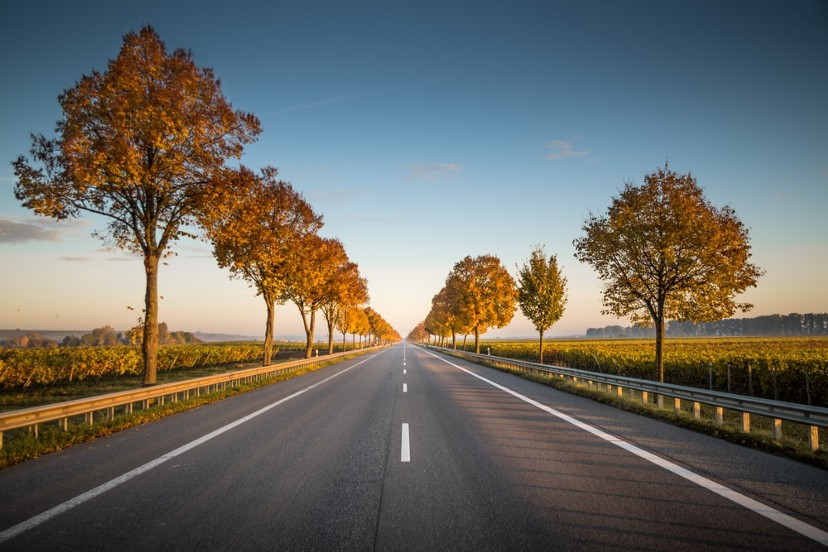
#> input picture 1.jpeg, 828 x 552 px, given in place of the camera
$ python lane.py
#> lines starting #> are read from the running program, lines starting #| are printed output that depends on the picture; after the words box and inside, x2 and y2 are one past the last pixel; in counts of white or black regions, pixels touching at a corner belong together
#> further down, frame is the input picture: shape (552, 828, 3); mean B, G, R 98.8, 105.2, 106.1
import cv2
import numpy as np
#import motors as mot
def findCenter(p1,p2):
    center = ((p1[0] + p2[0]) // 2, (p1[1] + p2[1]) // 2)
    return center
def minmax_centerPoints(tergetList,pos):
    if len(tergetList) > 0:
        maximum = max(tergetList, key = lambda i: i[pos])
        minimum = min(tergetList, key = lambda i: i[pos])
        return [maximum,minimum]
    else:
        return None
global  count
def detectedlane1(imageFrame):
    center1= 0
    center2 = 0
    width,height = 320,240
    pts1 = [[0,240],[320,240],[290,30],[30,30]]
    pts2 = [[0, height], [width, height],
                       [width,0], [0,0]]
    target = np.float32(pts1)
    destination = np.float32(pts2)
    # Apply Perspective Transform Algorithm
    matrix = cv2.getPerspectiveTransform(target, destination)
    result = cv2.warpPerspective(frame, matrix, (width,height))
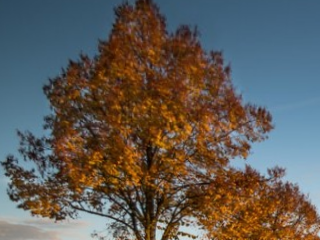
#> result: shape (240, 320, 3); mean B, G, R 86.5, 91.7, 96.2
    cv2.imshow('Result', result)
   # [5 lines of commented-out code are left out]
    gray = cv2.cvtColor(result, cv2.COLOR_BGR2GRAY)
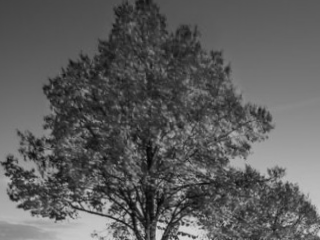
#> gray: shape (240, 320); min 3, max 215, mean 92.5
    threshold = cv2.inRange(gray, 80, 200)      # THRESHOLD IMAGE OF GRAY IMAGE
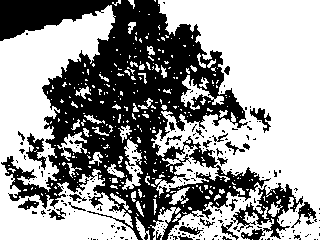
#> threshold: shape (240, 320); 59.7% white; 220 black regions (193 under 20 px), largest, box (x1, y1, x2, y2) and area: (0, 0, 271, 240) 27123, (231, 183, 303, 240) 1374, (26, 133, 47, 170) 302
    edges = cv2.Canny(gray, 1, 100, apertureSize=3)
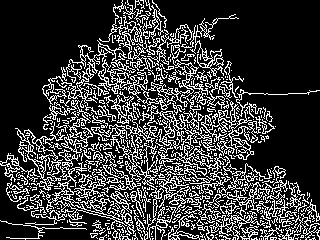
#> edges: shape (240, 320); 22.9% white in thin lines or dots
    mergedImage = cv2.add(threshold,edges)
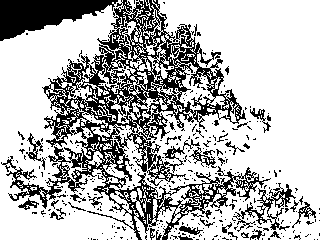
#> mergedImage: shape (240, 320); 71.6% white; 359 black regions (324 under 20 px), largest, box (x1, y1, x2, y2) and area: (1, 0, 271, 240) 15664, (0, 0, 118, 41) 2712, (233, 183, 296, 232) 711
    cv2.imshow('merged', mergedImage)
    # [4 lines of commented-out code are left out]
    firstSquareCenters1 = findCenter((pts2[1][0], pts2[1][1]), (pts2[2][0], pts2[2][1]))
    firstSquareCenters2 = findCenter((pts2[3][0], pts2[3][1]), (pts2[0][0], pts2[0][1]))
  #  print("Centers:", firstSquareCenters1,firstSquareCenters2)
    #cv2.circle (frame, (firstSquareCenters1,firstSquareCenters1),5,(0,0,255),cv2.FILLED)
    cv2.line(result, firstSquareCenters1, firstSquareCenters2, (0, 255, 0), 1)
    mainFrameCenter = findCenter(firstSquareCenters1,firstSquareCenters2)
    lines = cv2.HoughLinesP(mergedImage,1,np.pi/180,10,minLineLength=120,maxLineGap=250)
#> lines = 248 rows, first 6: [41, 239, 319, 6], [0, 141, 319, 119], [0, 234, 319, 178], [0, 66, 319, 88], [0, 188, 319, 165], [0, 135, 319, 113]
    centerPoints = []
    left = []
    right = []
    if lines is not None:
        for line in lines:
            x1,y1,x2,y2 = line[0]
            if 0<=x1 <=width and 0<= x2 <=width :
                center = findCenter((x1,y1),(x2,y2))
                if center[0] < (width//2):
                    center1 = center
                    left.append((x1, y1))
                    left.append((x2,y2))
                else:
                    center2 = center
                    right.append((x1, y1))
                    right.append((x2,y2))
                if center1 !=0 and center2 !=0:
                    centroid1 = findCenter(center1,center2)
                    centerPoints.append(centroid1)
#> this loop made 248 passes
#> (x1, y1, x2, y2, center1, centroid1) on passes 2, 3, 4, 5, 6, 8, 10, 11, 12, 13, 14, 15: (0, 141, 319, 119, (159, 130), (169, 126)), (0, 234, 319, 178, (159, 206), (169, 164)), (0, 66, 319, 88, (159, 77), (169, 99)), (0, 188, 319, 165, (159, 176), (169, 149)), (0, 135, 319, 113, (159, 124), (169, 123)), (0, 64, 305, 0, (152, 32), (170, 124)), (0, 167, 319, 128, (159, 147), (183, 184)), (0, 133, 319, 4, (159, 68), (183, 144)), (0, 174, 319, 152, (159, 163), (183, 192)), (0, 81, 319, 47, (159, 64), (183, 142)), (0, 149, 319, 127, (159, 138), (183, 179)), (0, 50, 203, 0, (101, 25), (154, 123))
#> (x1, y1, x2, y2, center2, centroid1) on passes 7, 9, 24, 30, 32, 35: (57, 239, 319, 193, (188, 216), (173, 170)), (96, 239, 319, 204, (207, 221), (179, 126)), (3, 65, 319, 27, (161, 46), (122, 34)), (42, 239, 319, 180, (180, 209), (169, 178)), (64, 239, 319, 199, (191, 219), (175, 193)), (192, 237, 319, 215, (255, 226), (207, 179))
        centers = minmax_centerPoints(centerPoints,1)
        laneCenters = 0
        mainCenterPosition = 0
        if centers is not None:
            laneframeCenter = findCenter(centers[0],centers[1])
            #print(mainFrameCenter,laneframeCenter)
            mainCenterPosition = mainFrameCenter[0] - laneframeCenter[0]
            cv2.line(result, centers[0], centers[1], [0, 255, 0], 2)
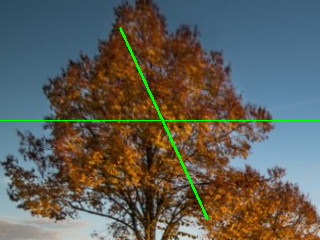
#> result: shape (240, 320, 3); mean B, G, R 86, 93.7, 95.1
            laneCenters = centers
           # print(centers)
        return [laneCenters,result,mainCenterPosition]
frame_counter = 0
if __name__ == '__main__':
    cap = cv2.VideoCapture(0)
    cap.set(cv2.CAP_PROP_FRAME_WIDTH,320) # set the width to 320 p
    cap.set(cv2.CAP_PROP_FRAME_HEIGHT,240) # set the height to 240 p
    count = 0
    speed = 0
    maincenter = 0
    while(cap.isOpened()):
        frame_counter = frame_counter+1
        print(frame_counter)
        ret, frame = cap.read()
        if ret == True:
            # Display the resulting frame
            laneimage1 = detectedlane1(frame)
            if laneimage1 is not None:
                maincenter = laneimage1[2]
                cv2.putText(laneimage1[1],"Pos="+str(maincenter),(10, 30), cv2.FONT_HERSHEY_SIMPLEX, 1.0, (0, 255, 0))
                cv2.imshow('FinalWindow',laneimage1[1])
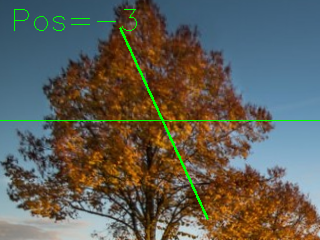
#> window 'FinalWindow': shape (240, 320, 3); mean B, G, R 85.7, 94.2, 94.9
                #print("Position-> "+str(maincenter))
        else:
            cv2.imshow('FinalWindow', frame)
            resizeWindow('FinalWindow',570, 480)
        if maincenter <= 6 and maincenter > -6:
            #mot.frontmiddle()
            speed = 25
        elif maincenter > 6 and frame_counter%10 ==0:
            #mot.frontleft()
            speed = 25
            print("Right")
        elif(frame_counter%10 ==0):
            print("Forward")
            #mot.forward(speed)
        elif maincenter < -6 and frame_counter%10 ==0:
            #mot.frontright()
            speed = 25
            print("left")
        #mot.forward(speed)
       # cv2.imshow('Frame', frame)
        key = cv2.waitKey(1)
#> (key Esc is pressed here)
        if key == 27:
            break
    cap.release()
    cv2.destroyAllWindows()
#> (the run stopped early here; a loop or call above may not have finished)

$ run again, on 2.jpeg
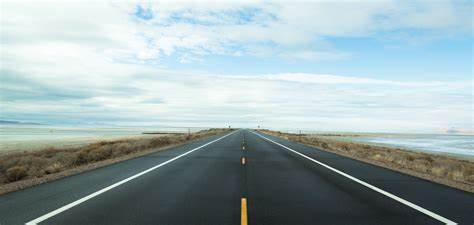
#> input picture 2.jpeg, 474 x 225 px, given in place of the camera
#> frame is the input picture: shape (225, 474, 3); mean B, G, R 174.9, 172.9, 156.1
#> in detectedlane1, `threshold = cv2.inRange(gray, 80, 200)`:
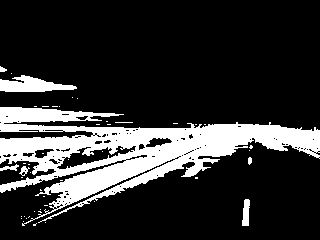
#> threshold: shape (240, 320); 19.6% white; 47 white regions (40 under 20 px), largest, box (x1, y1, x2, y2) and area: (0, 107, 320, 226) 13788, (0, 75, 77, 92) 793, (242, 199, 250, 226) 165
#> edges: shape (240, 320); 8.2% white in thin lines or dots
#> mergedImage: shape (240, 320); 23.6% white; 45 white regions (32 under 20 px), largest, box (x1, y1, x2, y2) and area: (0, 107, 320, 226) 15749, (0, 75, 102, 93) 849, (37, 199, 250, 227) 395
#> lines = 155 rows, first 6: [0, 121, 319, 149], [0, 156, 203, 170], [0, 132, 206, 168], [35, 108, 319, 147], [0, 120, 177, 108], [1, 174, 198, 170]
#> the loop in detectedlane1, `for line in lines:` made 155 passes
#> (x1, y1, x2, y2, center1, centroid1) on passes 5, 6, 7, 8, 9, 10, 11, 13: (0, 120, 177, 108, (88, 114), (132, 120)), (1, 174, 198, 170, (99, 172), (138, 149)), (1, 122, 318, 161, (159, 141), (168, 134)), (0, 182, 278, 226, (139, 204), (158, 165)), (0, 126, 251, 162, (125, 144), (151, 135)), (0, 129, 249, 164, (124, 146), (150, 136)), (0, 124, 251, 159, (125, 141), (151, 134)), (1, 157, 198, 171, (99, 164), (135, 138))
#> `cv2.imshow('FinalWindow',laneimage1[1])`:
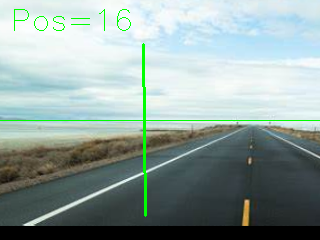
#> window 'FinalWindow': shape (240, 320, 3); mean B, G, R 158.2, 162.1, 144.8

$ run again, on 3.jpg
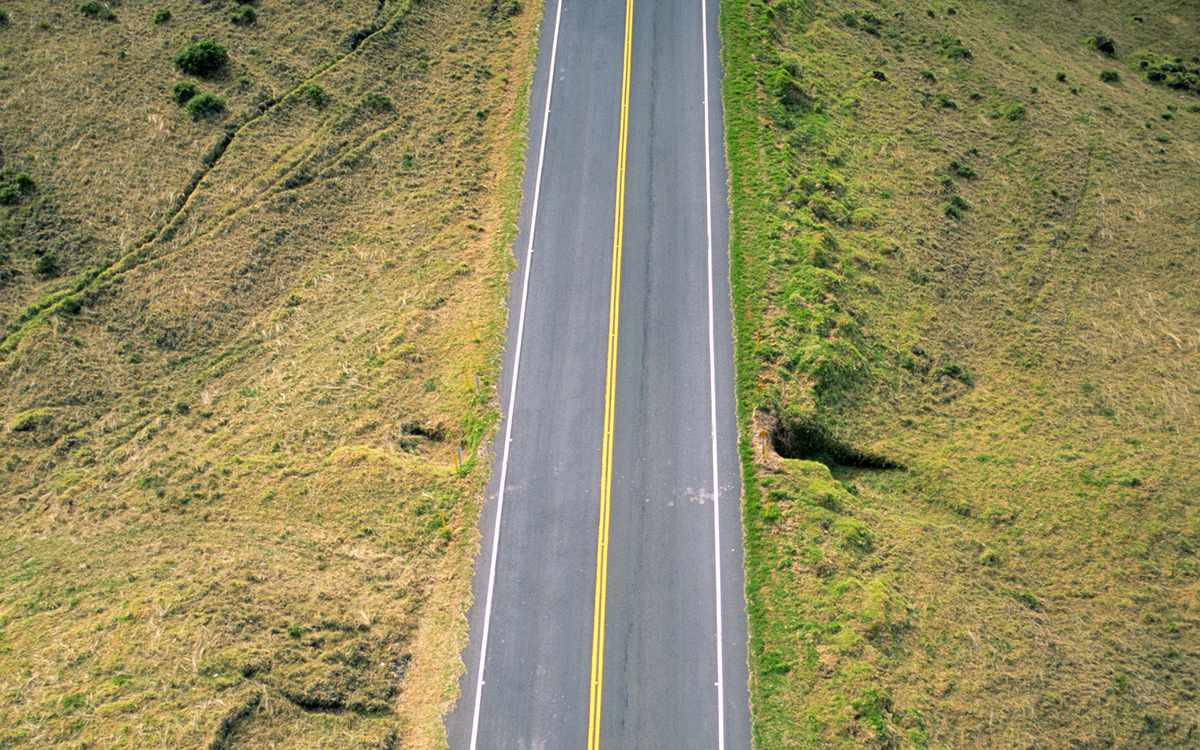
#> input picture 3.jpg, 1200 x 750 px, given in place of the camera
#> frame is the input picture: shape (750, 1200, 3); mean B, G, R 96.6, 138.8, 145.5
#> in detectedlane1, `threshold = cv2.inRange(gray, 80, 200)`:
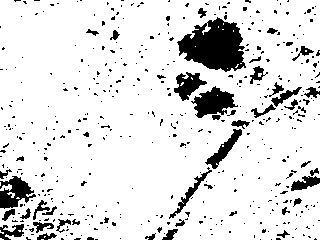
#> threshold: shape (240, 320); 87.6% white; 453 black regions (405 under 20 px), largest, box (x1, y1, x2, y2) and area: (177, 17, 246, 72) 2409, (191, 86, 238, 118) 821, (0, 176, 36, 209) 664
#> edges: shape (240, 320); 36.5% white in thin lines or dots
#> mergedImage: shape (240, 320); 91.2% white; black in thin lines or dots
#> lines = 294 rows, first 6: [0, 222, 319, 52], [0, 190, 244, 0], [0, 57, 316, 239], [0, 208, 319, 16], [1, 194, 300, 0], [90, 0, 319, 160]
#> the loop in detectedlane1, `for line in lines:` made 294 passes
#> (x1, y1, x2, y2, center2, centroid1) on passes 6, 8, 10, 17, 18, 21, 22, 28: (90, 0, 319, 160, (204, 80), (177, 88)), (19, 239, 317, 74, (168, 156), (163, 136)), (10, 0, 318, 177, (164, 88), (138, 90)), (25, 0, 319, 170, (172, 85), (157, 136)), (129, 0, 319, 143, (224, 71), (183, 129)), (2, 0, 319, 205, (160, 102), (153, 139)), (47, 0, 319, 163, (183, 81), (164, 129)), (19, 1, 319, 174, (169, 87), (164, 105))
#> `cv2.imshow('FinalWindow',laneimage1[1])`:
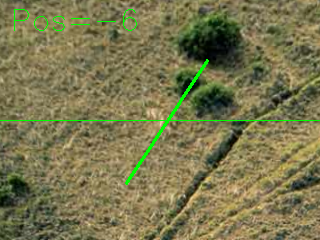
#> window 'FinalWindow': shape (240, 320, 3); mean B, G, R 78.9, 119.1, 122.1

$ run again, on 4.jpg
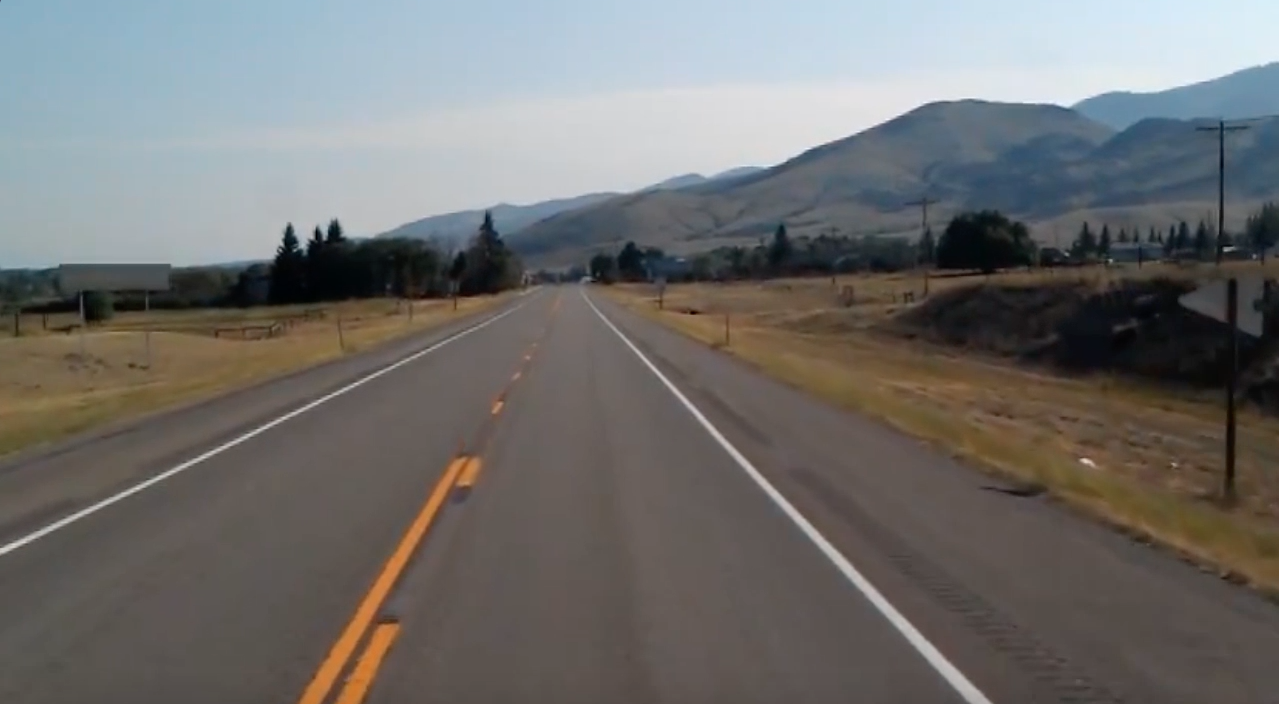
#> input picture 4.jpg, 1279 x 704 px, given in place of the camera
#> frame is the input picture: shape (704, 1279, 3); mean B, G, R 109.7, 111.3, 112.3
#> threshold: shape (240, 320); 99.8% white; 2 black regions, box (x1, y1, x2, y2) and area: (284, 227, 297, 240) 92, (315, 229, 320, 240) 41
#> edges: shape (240, 320); 0.11% white in thin lines or dots, all inside (x1, y1, x2, y2) = (282, 223, 320, 240)
#> mergedImage: shape (240, 320); 99.9% white; 2 black regions, box (x1, y1, x2, y2) and area: (284, 227, 296, 240) 87, (316, 229, 320, 240) 25
#> lines = 277 rows, first 6: [0, 161, 319, 63], [29, 239, 319, 79], [92, 0, 230, 239], [0, 150, 307, 0], [0, 153, 319, 5], [210, 239, 319, 109]
#> the loop in detectedlane1, `for line in lines:` made 277 passes
#> (x1, y1, x2, y2, center1, centroid1) on passes 4, 5, 8, 9, 10, 11, 12, 13: (0, 150, 307, 0, (153, 75), (157, 97)), (0, 153, 319, 5, (159, 79), (160, 99)), (0, 91, 265, 0, (132, 45), (156, 104)), (0, 144, 284, 0, (142, 72), (161, 117)), (0, 170, 319, 73, (159, 121), (170, 142)), (0, 155, 319, 13, (159, 84), (170, 123)), (0, 216, 319, 74, (159, 145), (170, 154)), (0, 166, 319, 68, (159, 117), (170, 140))
#> `cv2.imshow('FinalWindow',laneimage1[1])`:
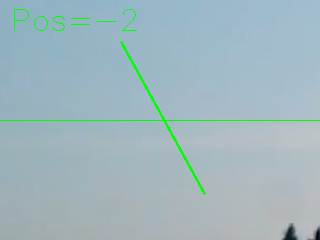
#> window 'FinalWindow': shape (240, 320, 3); mean B, G, R 190.3, 183.4, 160.2
